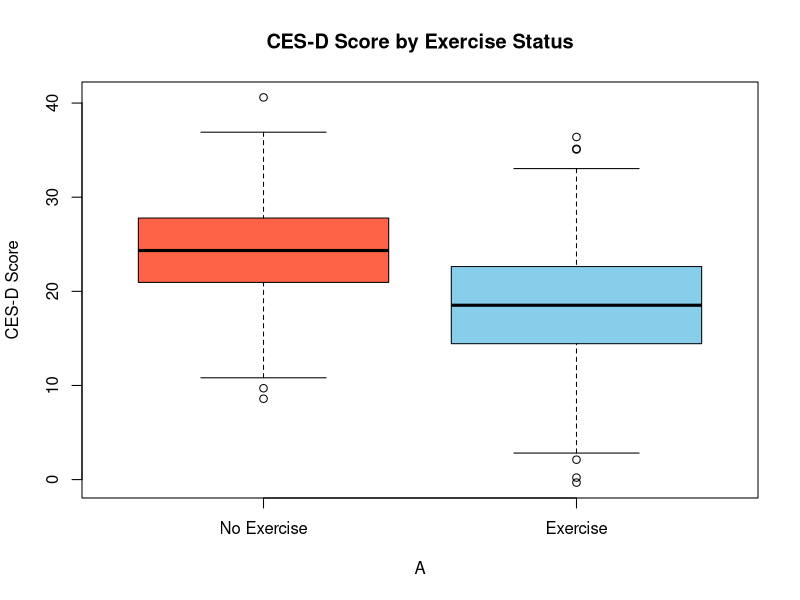

Reproduce this figure in R. (Note: this script raises an error after producing the figure.)
## ---- chunk 1
knitr::opts_chunk$set(echo = TRUE)
## ---- chunk 2
# Load required libraries
set.seed(123)  # For reproducibility
N <- 1000      # Sample size

# Covariates
X1 <- rbinom(N, 1, prob = 0.55)  # Gender
X2 <- rbinom(N, 1, prob = 0.30)  # Therapy
X3 <- rbinom(N, 1, prob = 0.25)  # Antidepressant use

# Exposure: Regular physical exercise
A <- rbinom(N, 1, plogis(-0.5 + 0.75*X1 + 1*X2 + 1.5*X3))

# Outcome: CES-D score
Y <- 24 - 3*A + 3*X1 - 4*X2 - 6*X3 - 1.5*A*X3 + rnorm(N, mean = 0, sd = 4.5)

# Combine into a data.frame
data <- data.frame(X1, X2, X3, A, Y)
## ---- chunk 3
png("cesd_plot.png", width = 600, height = 400)
boxplot(Y ~ A, data = data,
        main = "CES-D Score by Exercise Status",
        names = c("No Exercise", "Exercise"),
        col = c("tomato", "skyblue"),
        ylab = "CES-D Score")
dev.off()
## ---- chunk 4
# True ATE value
true_ATE <- -3.375

# Create the summary table
summary_table <- data.frame(
  Method = c("TMLE SL", "TMLE GLM1", "TMLE GLM2", "TMLE GLM3",
             "GComp SL", "GComp GLM1", "GComp GLM2",
             "IPW SL", "IPW GLM2"),
  Estimate = estimates,
  SE = se,
  Lower= ci[,1],
  Upper = ci[,2],
  Bias = estimates - true_ATE,
  Percent = 100 * (estimates - true_ATE) / true_ATE
)
# Pretty table
knitr::kable(summary_table, digits = 3, caption = "Estimated ATEs with SEs and 95% Confidence Intervals")

